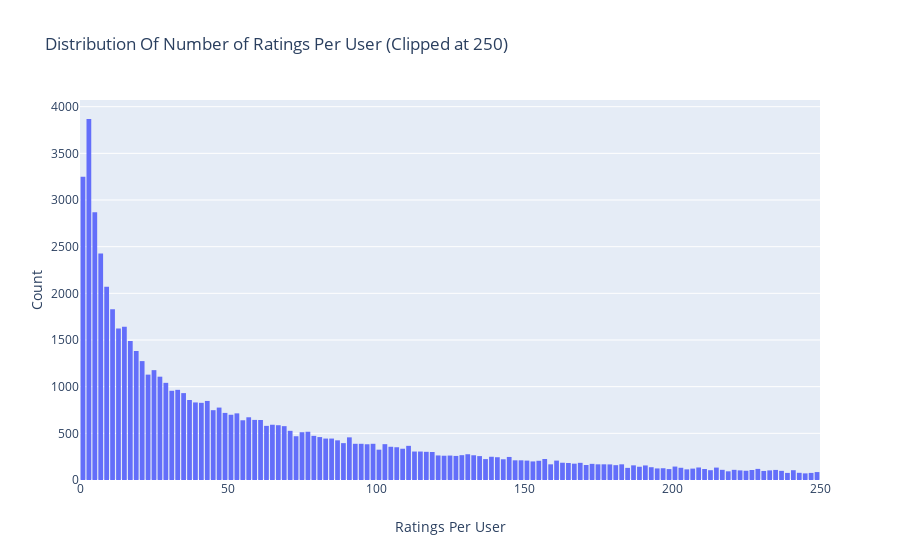

Source (notebook cell):
### Code cell
data = df.groupby('user_id')['rating_x'].count().clip(upper=250)

trace = go.Histogram(x = data.values,
                     name = 'Ratings',
                     xbins = dict(start = 0,
                                  end = 250,
                                  size = 2))
layout = go.Layout(title = 'Distribution Of Number of Ratings Per User (Clipped at 250)',
                   xaxis = dict(title = 'Ratings Per User'),
                   yaxis = dict(title = 'Count'),
                   bargap = 0.2)

fig = go.Figure(data=[trace], layout=layout)
iplot(fig)

### Figure 1 — Plotly figure (JSON) as saved in the notebook; plotly's stock layout.template omitted (floating-point values rounded to 4 significant figures; data arrays with more than 128 entries replaced by an {"elided": "..."} marker saying what was removed)
{"data": [{"name": "Ratings", "type": "histogram", "x": {"elided": "69600 int values"}, "xbins": {"end": 250, "size": 2, "start": 0}}], "layout": {"bargap": 0.2, "title": {"text": "Distribution Of Number of Ratings Per User (Clipped at 250)"}, "xaxis": {"title": {"text": "Ratings Per User"}}, "yaxis": {"title": {"text": "Count"}}}}
